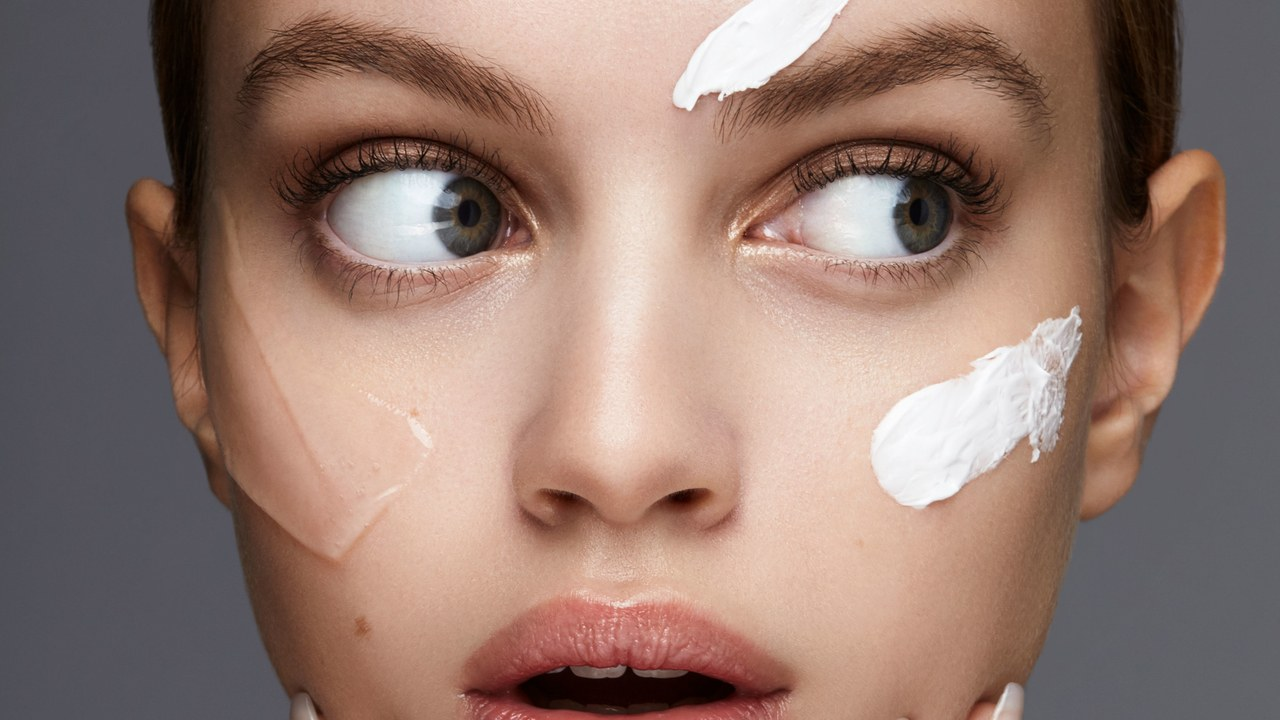
#> input picture CV3/Q3-faces/face1.jpg, 1280 x 720 px; its folder holds only this picture in this run
$ python q3.py
#> lines starting #> are read from the running program, lines starting #| are printed output that depends on the picture; after the words box and inside, x2 and y2 are one past the last pixel; in counts of white or black regions, pixels touching at a corner belong together
import cv2
import glob
import math
import numpy as np

def padding(image,padd):
    psize=math.floor(padd/2)
    row,col = image.shape
    nimg=np.zeros((row+2*psize,col+2*psize))
    for i in range(row):
        for j in range(col):
            nimg[i+psize][j+psize]=image[i][j]
    return nimg


ims=glob.glob('./Q3-faces/*.jpg')
faces=[]
seeds=[]
for i in ims:
	# print(i)
	im=cv2.imread(i)
#> im is the input picture: shape (720, 1280, 3); mean B, G, R 111.9, 122, 148.3
	im=cv2.resize(im,(0,0),fx=0.5,fy=0.5)
#> im: shape (360, 640, 3)
	im0=padding(im[:,:,0],3)
#> after the loop in padding, `for i in range(row):`:
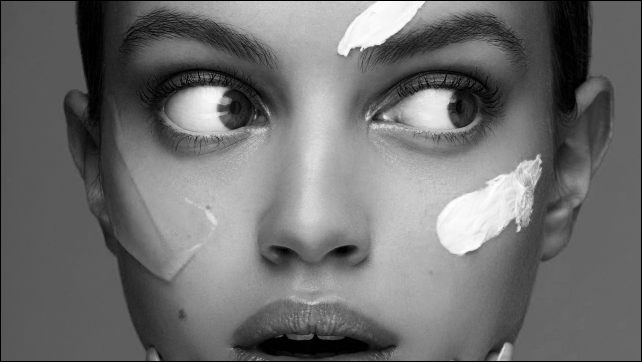
#> nimg: shape (362, 642) float64; min 0, max 255, mean 111.1
	im1=padding(im[:,:,1],3)
#> call 2 of padding, with padd = 3
#> after the loop in padding (call 2), `for i in range(row):`:
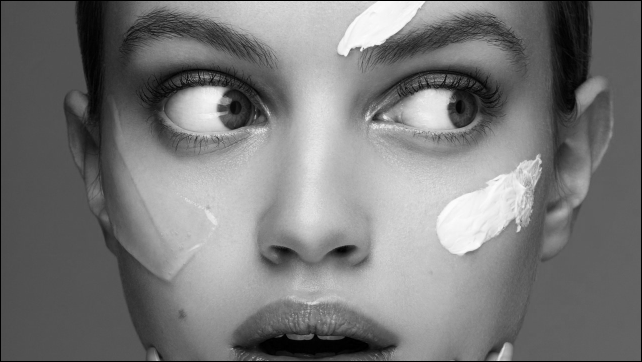
#> nimg: shape (362, 642) float64; min 0, max 253, mean 121.1
	im2=padding(im[:,:,2],3)
#> call 3 of padding, with padd = 3
#> after the loop in padding (call 3), `for i in range(row):`:
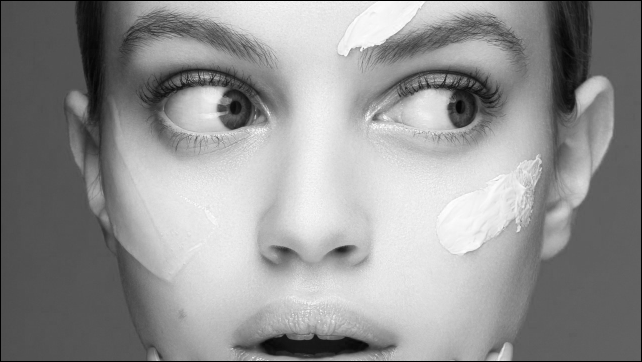
#> nimg: shape (362, 642) float64; min 0, max 255, mean 147.2
	img=[im0,im1,im2]
	faces.append(img)
	row,col = np.shape(im0)
#> row = 362; col = 642
	seeds.append([int(row/2),int(col/2)])

finfaces=[]
for i in range(len(faces)):
	row,col=np.shape(faces[i][0])
	finfaces.append(np.zeros((row,col)))
#> this loop made 1 pass
#> (row, col) on pass 1: (362, 642)
#> after the loop, finfaces = 1 item

visited=[]
for i in range(len(faces)):
	row,col=np.shape(faces[i][0])
	visited.append(np.zeros((row,col)))
#> after the loop, visited = 1 item
#| 1


def eucl(r1,g1,b1,r2,g2,b2):
	r=abs(r1-r2)
	g=abs(g1-g2)
	b=abs(b1-b2)
	dist=math.pow(r,2) + math.pow(g,2) + math.pow(b,2)
	print(math.sqrt(dist))
	return math.sqrt(dist)

def manhatn(r1,g1,b1,r2,g2,b2):
	r=abs(r1-r2)
	g=abs(g1-g2)
	b=abs(b1-b2)
	dist = r+g+b
	return dist

def findnear(img,seed,thresh,i):
	print(seed)
	d,rmax,cmax=np.shape(img)
	row=seed[0]
	col=seed[1]	#convert to int from unit8
	if(row>0 and col>0 and row<rmax-2 and col<cmax-2):
		if(visited[i][row][col]==-1):
			print("repeated")
			return
		visited[i][row][col]=-1
		if(eucl(img[0][row][col],img[1][row][col],img[2][row][col],img[0][row+1][col],img[1][row+1][col],img[2][row+1][col]) <= thresh):
			findnear(img,[row+1,col],thresh,i)
			finfaces[i][row+1][col]=255

		if(eucl(img[0][row][col],img[1][row][col],img[2][row][col],img[0][row-1][col],img[1][row-1][col],img[2][row-1][col]) <= thresh):
			findnear(img,[row-1,col],thresh,i)
			finfaces[i][row-1][col]=255

		if(eucl(img[0][row][col],img[1][row][col],img[2][row][col],img[0][row][col+1],img[1][row][col+1],img[2][row][col+1]) <= thresh):
			findnear(img,[row,col+1],thresh,i)
			finfaces[i][row][col+1]=255

		if(eucl(img[0][row][col],img[1][row][col],img[2][row][col],img[0][row][col-1],img[1][row][col-1],img[2][row][col-1]) <= thresh):
			findnear(img,[row,col-1],thresh,i)
			finfaces[i][row][col-1]=255
	else:
		return

	return

def findfaces(fcs,sds,thresh):
#> called with thresh = 3
	finf=[]
	for i in range(len(fcs)):
		print(np.shape(fcs[i]))
		findnear(fcs[i],sds[i],thresh,i)
		cv2.imwrite("fc"+str(i+1)+"_"+str(thresh)+".png",finfaces[i])
#> this loop made 1 pass
#> (printed output is left out)
#> pass 1, in findfaces, `cv2.imwrite("fc"+str(i+1)+"_"+str(thresh)+".png",finfaces[i])`:
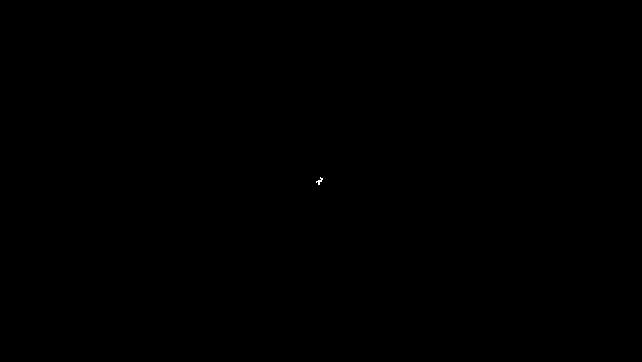
#> saved as fc1_3.png: shape (362, 642); 0.01% white in thin lines or dots, all inside (x1, y1, x2, y2) = (316, 177, 323, 185)

print(len(faces))
findfaces(faces,seeds,3)

$ run again, on CV3/Q3-faces/face2.jpg
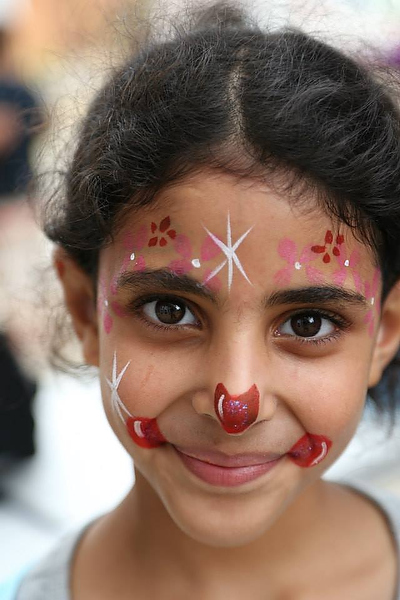
#> input picture CV3/Q3-faces/face2.jpg, 400 x 600 px
#> im is the input picture: shape (600, 400, 3); mean B, G, R 103.1, 116.3, 141.4
#> im: shape (300, 200, 3)
#> after the loop in padding (call 2), `for i in range(row):`:
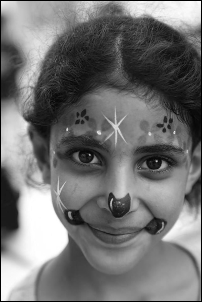
#> nimg: shape (302, 202) float64; min 0, max 255, mean 114.5
#> after the loop in padding (call 3), `for i in range(row):`:
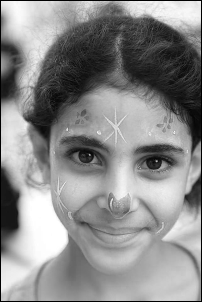
#> nimg: shape (302, 202) float64; min 0, max 255, mean 139.2
#> the loop `for i in range(len(faces)):` made 1 pass
#> (row, col) on pass 1: (302, 202)
#> after the loop `for i in range(len(faces)):`: finfaces = 1 item
#| 1
#> the loop in findfaces, `for i in range(len(fcs)):` made 1 pass
#> (printed output is left out)

$ run again, on CV3/Q3-faces/face3.jpg
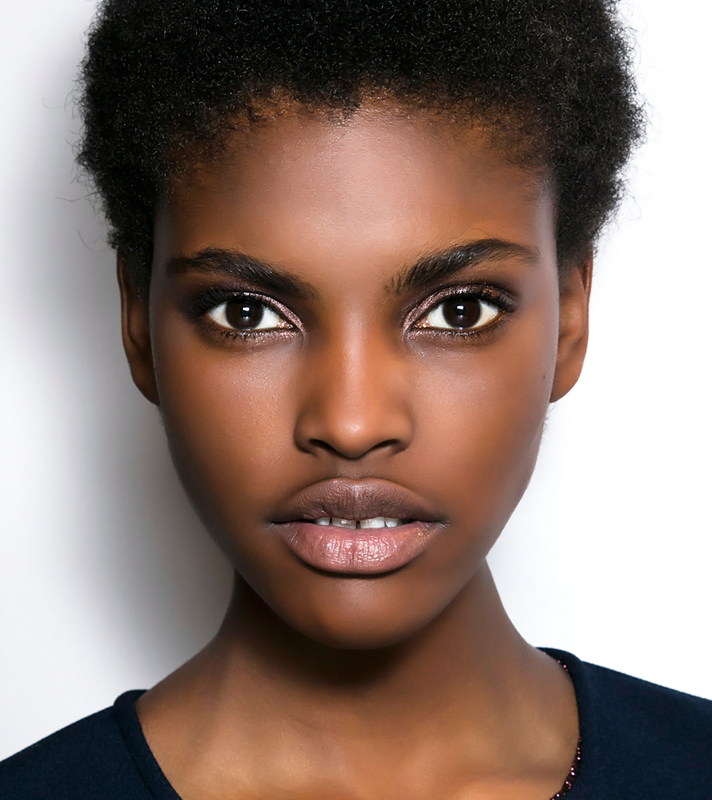
#> input picture CV3/Q3-faces/face3.jpg, 712 x 800 px
#> im is the input picture: shape (800, 712, 3); mean B, G, R 113.6, 122.1, 142.3
#> im: shape (400, 356, 3)
#> after the loop in padding (call 2), `for i in range(row):`:
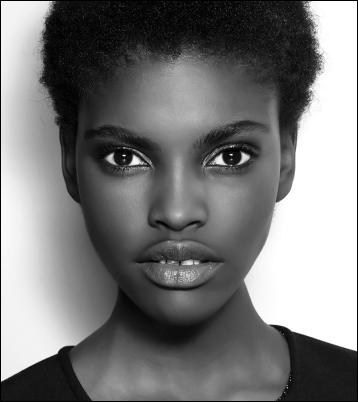
#> nimg: shape (402, 358) float64; min 0, max 255, mean 120.9
#> after the loop in padding (call 3), `for i in range(row):`:
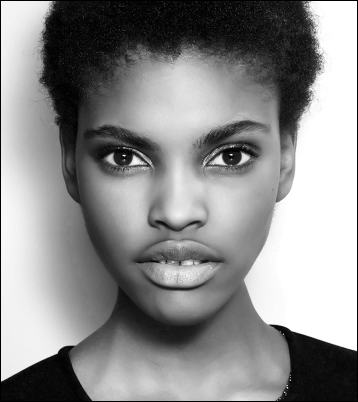
#> nimg: shape (402, 358) float64; min 0, max 255, mean 140.9
#> the loop `for i in range(len(faces)):` made 1 pass
#> (row, col) on pass 1: (402, 358)
#> after the loop `for i in range(len(faces)):`: finfaces = 1 item
#| 1
#> the loop in findfaces, `for i in range(len(fcs)):` made 1 pass
#> (printed output is left out)

$ run again, on CV3/Q3-faces/face4.jpg
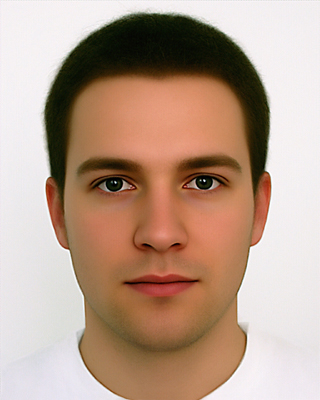
#> input picture CV3/Q3-faces/face4.jpg, 320 x 400 px
#> im is the input picture: shape (400, 320, 3); mean B, G, R 140.9, 158, 184.4
#> im: shape (200, 160, 3)
#> after the loop in padding (call 2), `for i in range(row):`:
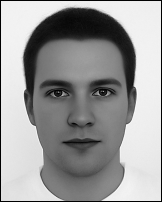
#> nimg: shape (202, 162) float64; min 0, max 249, mean 154.7
#> after the loop in padding (call 3), `for i in range(row):`:
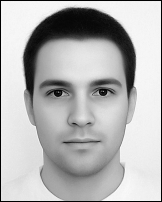
#> nimg: shape (202, 162) float64; min 0, max 250, mean 180.4
#> the loop `for i in range(len(faces)):` made 1 pass
#> (row, col) on pass 1: (202, 162)
#> after the loop `for i in range(len(faces)):`: finfaces = 1 item
#| 1
#> the loop in findfaces, `for i in range(len(fcs)):` made 1 pass
#> (printed output is left out)
